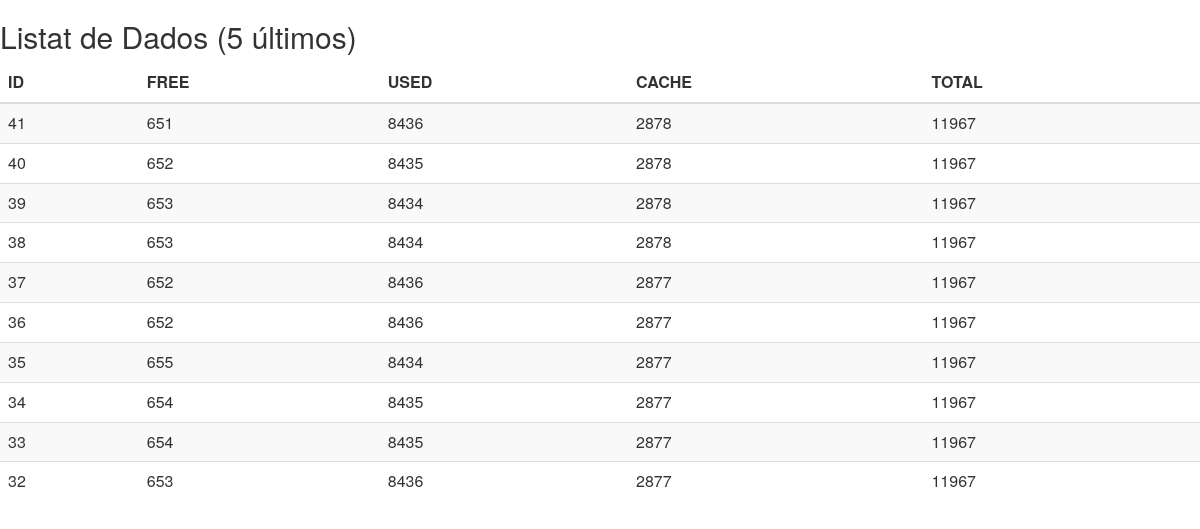
Screenshot of /db.php with the database file from the repository.
### tables this page shows
CREATE TABLE "memory" ("id" INTEGER PRIMARY KEY  AUTOINCREMENT  NOT NULL , "free" FLOAT, "used" FLOAT, "cache" FLOAT, "total" FLOAT);

### db.php (the view, shortened to what this page needs)
<html>
    <link rel="stylesheet" type="text/css" href="./css/bootstrap.min.css" >
<?php
$db = new MyDB();
$result = $db->query('SELECT * FROM memory ORDER BY id DESC LIMIT 10');
?>
<body>
    <h2 class="sub-header">Listat de Dados (5 últimos)</h2>
    <div class="table-responsive">
            <table class="table table-striped">
              <thead>
                <tr>
                  <th>ID</th>
                  <th>FREE</th>
                  <th>USED</th>
                  <th>CACHE</th>
                  <th>TOTAL</th>
                </tr>
              </thead>
              <tbody>
              <?php
                    while ($list = $result->fetchArray()){
                        echo '<tr>';
                        echo '<td>' . $list['id'] . '</td>';
                        echo '<td>' . $list['free'] . '</td>';
                        echo '<td>' . $list['used'] . '</td>';
                        echo '<td>' . $list['cache'] . '</td>';
                        echo '<td>' . $list['total'] . '</td>';
                        echo '</tr>';
                    }
                    ?>
              </tbody>
            </table>
          </div>
    </body>
</html>

### rows the page displays
memory: id "41", free "651", used "8436", cache "2878", total "11967"
memory: id "40", free "652", used "8435", cache "2878", total "11967"
memory: id "39", free "653", used "8434", cache "2878", total "11967"
memory: id "38", free "653", used "8434", cache "2878", total "11967"
memory: id "37", free "652", used "8436", cache "2877", total "11967"
memory: id "36", free "652", used "8436", cache "2877", total "11967"
memory: id "35", free "655", used "8434", cache "2877", total "11967"
memory: id "34", free "654", used "8435", cache "2877", total "11967"
memory: id "33", free "654", used "8435", cache "2877", total "11967"
memory: id "32", free "653", used "8436", cache "2877", total "11967"
